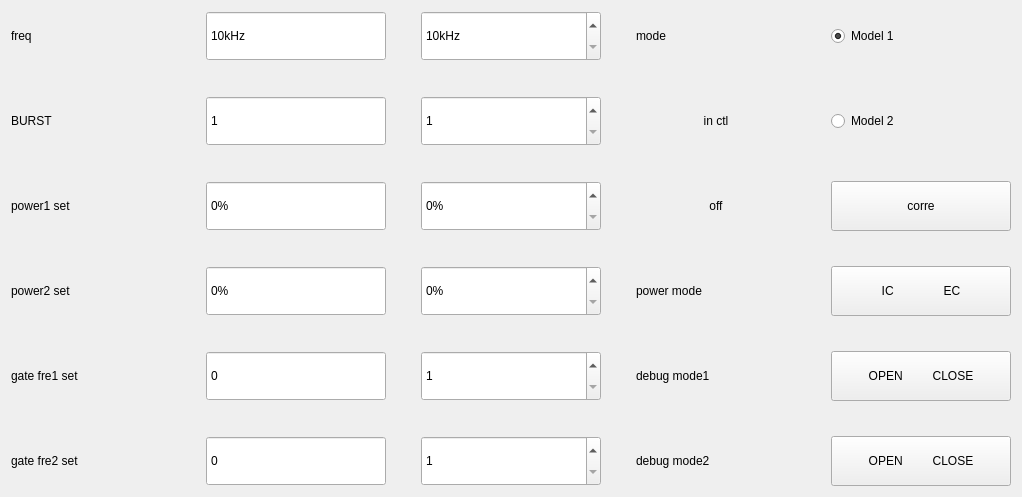
<?xml version="1.0" encoding="UTF-8"?>
<ui version="4.0">
 <class>mAcousto_pso</class>
 <widget class="QWidget" name="mAcousto_pso">
  <property name="geometry">
   <rect>
    <x>0</x>
    <y>0</y>
    <width>984</width>
    <height>359</height>
   </rect>
  </property>
  <property name="windowTitle">
   <string>Form</string>
  </property>
  <layout class="QHBoxLayout" name="horizontalLayout">
   <property name="spacing">
    <number>35</number>
   </property>
   <item>
    <layout class="QGridLayout" name="gridLayout">
     <item row="0" column="0">
      <widget class="QLabel" name="label">
       <property name="minimumSize">
        <size>
         <width>160</width>
         <height>40</height>
        </size>
       </property>
       <property name="maximumSize">
        <size>
         <width>160</width>
         <height>50</height>
        </size>
       </property>
       <property name="text">
        <string>freq</string>
       </property>
       <property name="alignment">
        <set>Qt::AlignLeading|Qt::AlignLeft|Qt::AlignVCenter</set>
       </property>
      </widget>
     </item>
     <item row="0" column="1">
      <widget class="QSpinBox" name="mFreqCur">
       <property name="minimumSize">
        <size>
         <width>180</width>
         <height>50</height>
        </size>
       </property>
       <property name="maximumSize">
        <size>
         <width>180</width>
         <height>55</height>
        </size>
       </property>
       <property name="readOnly">
        <bool>true</bool>
       </property>
       <property name="buttonSymbols">
        <enum>QAbstractSpinBox::NoButtons</enum>
       </property>
       <property name="suffix">
        <string>kHz</string>
       </property>
       <property name="minimum">
        <number>10</number>
       </property>
       <property name="maximum">
        <number>6000</number>
       </property>
       <property name="singleStep">
        <number>10</number>
       </property>
      </widget>
     </item>
     <item row="0" column="2">
      <widget class="QSpinBox" name="mFreqSetVal">
       <property name="minimumSize">
        <size>
         <width>180</width>
         <height>50</height>
        </size>
       </property>
       <property name="maximumSize">
        <size>
         <width>180</width>
         <height>55</height>
        </size>
       </property>
       <property name="suffix">
        <string>kHz</string>
       </property>
       <property name="minimum">
        <number>10</number>
       </property>
       <property name="maximum">
        <number>6000</number>
       </property>
       <property name="singleStep">
        <number>10</number>
       </property>
      </widget>
     </item>
     <item row="1" column="0">
      <widget class="QLabel" name="label_2">
       <property name="minimumSize">
        <size>
         <width>160</width>
         <height>40</height>
        </size>
       </property>
       <property name="maximumSize">
        <size>
         <width>160</width>
         <height>50</height>
        </size>
       </property>
       <property name="text">
        <string>BURST</string>
       </property>
       <property name="alignment">
        <set>Qt::AlignLeading|Qt::AlignLeft|Qt::AlignVCenter</set>
       </property>
      </widget>
     </item>
     <item row="1" column="1">
      <widget class="QSpinBox" name="mBurstVal">
       <property name="minimumSize">
        <size>
         <width>180</width>
         <height>50</height>
        </size>
       </property>
       <property name="maximumSize">
        <size>
         <width>180</width>
         <height>55</height>
        </size>
       </property>
       <property name="readOnly">
        <bool>true</bool>
       </property>
       <property name="buttonSymbols">
        <enum>QAbstractSpinBox::NoButtons</enum>
       </property>
       <property name="minimum">
        <number>1</number>
       </property>
       <property name="maximum">
        <number>20</number>
       </property>
      </widget>
     </item>
     <item row="1" column="2">
      <widget class="QSpinBox" name="mBurstSetVal">
       <property name="minimumSize">
        <size>
         <width>180</width>
         <height>50</height>
        </size>
       </property>
       <property name="maximumSize">
        <size>
         <width>180</width>
         <height>55</height>
        </size>
       </property>
       <property name="minimum">
        <number>1</number>
       </property>
       <property name="maximum">
        <number>20</number>
       </property>
      </widget>
     </item>
     <item row="2" column="0">
      <widget class="QLabel" name="label_3">
       <property name="minimumSize">
        <size>
         <width>160</width>
         <height>40</height>
        </size>
       </property>
       <property name="maximumSize">
        <size>
         <width>160</width>
         <height>50</height>
        </size>
       </property>
       <property name="text">
        <string>power1 set</string>
       </property>
       <property name="alignment">
        <set>Qt::AlignLeading|Qt::AlignLeft|Qt::AlignVCenter</set>
       </property>
      </widget>
     </item>
     <item row="2" column="1">
      <widget class="QSpinBox" name="mPowerCurSet">
       <property name="minimumSize">
        <size>
         <width>180</width>
         <height>50</height>
        </size>
       </property>
       <property name="maximumSize">
        <size>
         <width>180</width>
         <height>55</height>
        </size>
       </property>
       <property name="readOnly">
        <bool>true</bool>
       </property>
       <property name="buttonSymbols">
        <enum>QAbstractSpinBox::NoButtons</enum>
       </property>
       <property name="suffix">
        <string>%</string>
       </property>
       <property name="maximum">
        <number>100</number>
       </property>
      </widget>
     </item>
     <item row="2" column="2">
      <widget class="QSpinBox" name="mPowerSetVal">
       <property name="minimumSize">
        <size>
         <width>180</width>
         <height>50</height>
        </size>
       </property>
       <property name="maximumSize">
        <size>
         <width>180</width>
         <height>55</height>
        </size>
       </property>
       <property name="suffix">
        <string>%</string>
       </property>
       <property name="maximum">
        <number>100</number>
       </property>
      </widget>
     </item>
     <item row="3" column="0">
      <widget class="QLabel" name="label_9">
       <property name="minimumSize">
        <size>
         <width>160</width>
         <height>40</height>
        </size>
       </property>
       <property name="maximumSize">
        <size>
         <width>160</width>
         <height>50</height>
        </size>
       </property>
       <property name="text">
        <string>power2 set</string>
       </property>
       <property name="alignment">
        <set>Qt::AlignLeading|Qt::AlignLeft|Qt::AlignVCenter</set>
       </property>
      </widget>
     </item>
     <item row="3" column="1">
      <widget class="QSpinBox" name="mPowerCurSet_2">
       <property name="minimumSize">
        <size>
         <width>180</width>
         <height>50</height>
        </size>
       </property>
       <property name="maximumSize">
        <size>
         <width>180</width>
         <height>55</height>
        </size>
       </property>
       <property name="readOnly">
        <bool>true</bool>
       </property>
       <property name="buttonSymbols">
        <enum>QAbstractSpinBox::NoButtons</enum>
       </property>
       <property name="suffix">
        <string>%</string>
       </property>
       <property name="maximum">
        <number>100</number>
       </property>
      </widget>
     </item>
     <item row="3" column="2">
      <widget class="QSpinBox" name="mPowerSetVal_2">
       <property name="minimumSize">
        <size>
         <width>180</width>
         <height>50</height>
        </size>
       </property>
       <property name="maximumSize">
        <size>
         <width>180</width>
         <height>55</height>
        </size>
       </property>
       <property name="suffix">
        <string>%</string>
       </property>
       <property name="maximum">
        <number>100</number>
       </property>
      </widget>
     </item>
     <item row="4" column="0">
      <widget class="QLabel" name="label_10">
       <property name="minimumSize">
        <size>
         <width>160</width>
         <height>40</height>
        </size>
       </property>
       <property name="maximumSize">
        <size>
         <width>160</width>
         <height>50</height>
        </size>
       </property>
       <property name="text">
        <string>gate fre1 set</string>
       </property>
       <property name="alignment">
        <set>Qt::AlignLeading|Qt::AlignLeft|Qt::AlignVCenter</set>
       </property>
      </widget>
     </item>
     <item row="4" column="1">
      <widget class="QSpinBox" name="mGateFreCurSet">
       <property name="minimumSize">
        <size>
         <width>180</width>
         <height>50</height>
        </size>
       </property>
       <property name="maximumSize">
        <size>
         <width>180</width>
         <height>55</height>
        </size>
       </property>
       <property name="readOnly">
        <bool>true</bool>
       </property>
       <property name="buttonSymbols">
        <enum>QAbstractSpinBox::NoButtons</enum>
       </property>
       <property name="suffix">
        <string/>
       </property>
       <property name="maximum">
        <number>200</number>
       </property>
      </widget>
     </item>
     <item row="4" column="2">
      <widget class="QSpinBox" name="mGateFreSetVal">
       <property name="minimumSize">
        <size>
         <width>180</width>
         <height>50</height>
        </size>
       </property>
       <property name="maximumSize">
        <size>
         <width>180</width>
         <height>55</height>
        </size>
       </property>
       <property name="suffix">
        <string/>
       </property>
       <property name="minimum">
        <number>1</number>
       </property>
       <property name="maximum">
        <number>200</number>
       </property>
      </widget>
     </item>
     <item row="5" column="0">
      <widget class="QLabel" name="label_11">
       <property name="minimumSize">
        <size>
         <width>160</width>
         <height>40</height>
        </size>
       </property>
       <property name="maximumSize">
        <size>
         <width>160</width>
         <height>50</height>
        </size>
       </property>
       <property name="text">
        <string>gate fre2 set</string>
       </property>
       <property name="alignment">
        <set>Qt::AlignLeading|Qt::AlignLeft|Qt::AlignVCenter</set>
       </property>
      </widget>
     </item>
     <item row="5" column="1">
      <widget class="QSpinBox" name="mGateFreCurSet_2">
       <property name="minimumSize">
        <size>
         <width>180</width>
         <height>50</height>
        </size>
       </property>
       <property name="maximumSize">
        <size>
         <width>180</width>
         <height>55</height>
        </size>
       </property>
       <property name="readOnly">
        <bool>true</bool>
       </property>
       <property name="buttonSymbols">
        <enum>QAbstractSpinBox::NoButtons</enum>
       </property>
       <property name="suffix">
        <string/>
       </property>
       <property name="maximum">
        <number>200</number>
       </property>
      </widget>
     </item>
     <item row="5" column="2">
      <widget class="QSpinBox" name="mGateFreSetVal_2">
       <property name="minimumSize">
        <size>
         <width>180</width>
         <height>50</height>
        </size>
       </property>
       <property name="maximumSize">
        <size>
         <width>180</width>
         <height>55</height>
        </size>
       </property>
       <property name="suffix">
        <string/>
       </property>
       <property name="minimum">
        <number>1</number>
       </property>
       <property name="maximum">
        <number>200</number>
       </property>
      </widget>
     </item>
    </layout>
   </item>
   <item>
    <layout class="QGridLayout" name="gridLayout_2">
     <item row="0" column="0">
      <widget class="QLabel" name="label_4">
       <property name="minimumSize">
        <size>
         <width>160</width>
         <height>40</height>
        </size>
       </property>
       <property name="maximumSize">
        <size>
         <width>160</width>
         <height>50</height>
        </size>
       </property>
       <property name="text">
        <string>mode</string>
       </property>
       <property name="alignment">
        <set>Qt::AlignLeading|Qt::AlignLeft|Qt::AlignVCenter</set>
       </property>
      </widget>
     </item>
     <item row="0" column="1">
      <widget class="QRadioButton" name="mRMode1">
       <property name="minimumSize">
        <size>
         <width>180</width>
         <height>50</height>
        </size>
       </property>
       <property name="maximumSize">
        <size>
         <width>180</width>
         <height>55</height>
        </size>
       </property>
       <property name="text">
        <string>Model 1</string>
       </property>
       <property name="checked">
        <bool>true</bool>
       </property>
      </widget>
     </item>
     <item row="1" column="0">
      <widget class="QLabel" name="mPowerModeSwt">
       <property name="minimumSize">
        <size>
         <width>160</width>
         <height>40</height>
        </size>
       </property>
       <property name="maximumSize">
        <size>
         <width>160</width>
         <height>50</height>
        </size>
       </property>
       <property name="layoutDirection">
        <enum>Qt::LeftToRight</enum>
       </property>
       <property name="styleSheet">
        <string notr="true"/>
       </property>
       <property name="text">
        <string>in ctl</string>
       </property>
       <property name="alignment">
        <set>Qt::AlignCenter</set>
       </property>
      </widget>
     </item>
     <item row="1" column="1">
      <widget class="QRadioButton" name="mRMode2">
       <property name="minimumSize">
        <size>
         <width>180</width>
         <height>50</height>
        </size>
       </property>
       <property name="maximumSize">
        <size>
         <width>180</width>
         <height>55</height>
        </size>
       </property>
       <property name="text">
        <string>Model 2</string>
       </property>
      </widget>
     </item>
     <item row="2" column="0">
      <widget class="QLabel" name="mDebugSwt">
       <property name="minimumSize">
        <size>
         <width>160</width>
         <height>40</height>
        </size>
       </property>
       <property name="maximumSize">
        <size>
         <width>160</width>
         <height>50</height>
        </size>
       </property>
       <property name="layoutDirection">
        <enum>Qt::LeftToRight</enum>
       </property>
       <property name="text">
        <string>off</string>
       </property>
       <property name="alignment">
        <set>Qt::AlignCenter</set>
       </property>
      </widget>
     </item>
     <item row="2" column="1">
      <widget class="QPushButton" name="mCorre">
       <property name="sizePolicy">
        <sizepolicy hsizetype="Minimum" vsizetype="Fixed">
         <horstretch>0</horstretch>
         <verstretch>0</verstretch>
        </sizepolicy>
       </property>
       <property name="minimumSize">
        <size>
         <width>180</width>
         <height>50</height>
        </size>
       </property>
       <property name="maximumSize">
        <size>
         <width>180</width>
         <height>55</height>
        </size>
       </property>
       <property name="text">
        <string>corre</string>
       </property>
      </widget>
     </item>
     <item row="3" column="0">
      <widget class="QLabel" name="label_6">
       <property name="minimumSize">
        <size>
         <width>160</width>
         <height>40</height>
        </size>
       </property>
       <property name="maximumSize">
        <size>
         <width>160</width>
         <height>50</height>
        </size>
       </property>
       <property name="text">
        <string>power mode</string>
       </property>
       <property name="alignment">
        <set>Qt::AlignLeading|Qt::AlignLeft|Qt::AlignVCenter</set>
       </property>
      </widget>
     </item>
     <item row="3" column="1">
      <widget class="QPushButton" name="mPowerModeBtn">
       <property name="minimumSize">
        <size>
         <width>180</width>
         <height>50</height>
        </size>
       </property>
       <property name="maximumSize">
        <size>
         <width>180</width>
         <height>55</height>
        </size>
       </property>
       <property name="text">
        <string>IC               EC</string>
       </property>
      </widget>
     </item>
     <item row="4" column="0">
      <widget class="QLabel" name="label_5">
       <property name="minimumSize">
        <size>
         <width>160</width>
         <height>40</height>
        </size>
       </property>
       <property name="maximumSize">
        <size>
         <width>160</width>
         <height>50</height>
        </size>
       </property>
       <property name="text">
        <string>debug mode1</string>
       </property>
       <property name="alignment">
        <set>Qt::AlignLeading|Qt::AlignLeft|Qt::AlignVCenter</set>
       </property>
      </widget>
     </item>
     <item row="4" column="1">
      <widget class="QPushButton" name="mDebunBtn">
       <property name="minimumSize">
        <size>
         <width>180</width>
         <height>50</height>
        </size>
       </property>
       <property name="maximumSize">
        <size>
         <width>180</width>
         <height>55</height>
        </size>
       </property>
       <property name="text">
        <string>OPEN         CLOSE</string>
       </property>
      </widget>
     </item>
     <item row="5" column="0">
      <widget class="QLabel" name="label_8">
       <property name="minimumSize">
        <size>
         <width>160</width>
         <height>40</height>
        </size>
       </property>
       <property name="maximumSize">
        <size>
         <width>160</width>
         <height>50</height>
        </size>
       </property>
       <property name="text">
        <string>debug mode2</string>
       </property>
       <property name="alignment">
        <set>Qt::AlignLeading|Qt::AlignLeft|Qt::AlignVCenter</set>
       </property>
      </widget>
     </item>
     <item row="5" column="1">
      <widget class="QPushButton" name="mDebunBtn_2">
       <property name="minimumSize">
        <size>
         <width>180</width>
         <height>50</height>
        </size>
       </property>
       <property name="maximumSize">
        <size>
         <width>180</width>
         <height>55</height>
        </size>
       </property>
       <property name="text">
        <string>OPEN         CLOSE</string>
       </property>
      </widget>
     </item>
    </layout>
   </item>
  </layout>
 </widget>
 <resources/>
 <connections/>
</ui>
